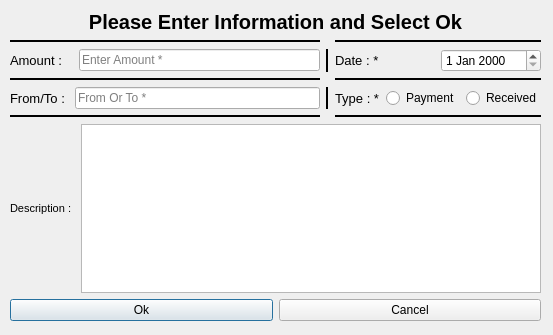
<?xml version="1.0" encoding="UTF-8"?>
<ui version="4.0">
 <class>Dialog</class>
 <widget class="QDialog" name="Dialog">
  <property name="geometry">
   <rect>
    <x>0</x>
    <y>0</y>
    <width>553</width>
    <height>335</height>
   </rect>
  </property>
  <property name="minimumSize">
   <size>
    <width>55</width>
    <height>335</height>
   </size>
  </property>
  <property name="maximumSize">
   <size>
    <width>555</width>
    <height>335</height>
   </size>
  </property>
  <property name="windowTitle">
   <string>Add</string>
  </property>
  <property name="windowIcon">
   <iconset>
    <normaloff>C:/Users/POOYA/Pictures/103-512.png</normaloff>C:/Users/POOYA/Pictures/103-512.png</iconset>
  </property>
  <widget class="QWidget" name="">
   <property name="geometry">
    <rect>
     <x>10</x>
     <y>10</y>
     <width>531</width>
     <height>311</height>
    </rect>
   </property>
   <layout class="QGridLayout" name="gridLayout_2">
    <item row="0" column="0" colspan="2">
     <layout class="QGridLayout" name="gridLayout">
      <item row="1" column="0">
       <widget class="Line" name="line_8">
        <property name="frameShadow">
         <enum>QFrame::Plain</enum>
        </property>
        <property name="lineWidth">
         <number>2</number>
        </property>
        <property name="orientation">
         <enum>Qt::Horizontal</enum>
        </property>
       </widget>
      </item>
      <item row="1" column="2">
       <widget class="Line" name="line">
        <property name="frameShadow">
         <enum>QFrame::Plain</enum>
        </property>
        <property name="lineWidth">
         <number>2</number>
        </property>
        <property name="orientation">
         <enum>Qt::Horizontal</enum>
        </property>
       </widget>
      </item>
      <item row="5" column="2">
       <widget class="Line" name="line_7">
        <property name="frameShadow">
         <enum>QFrame::Plain</enum>
        </property>
        <property name="lineWidth">
         <number>2</number>
        </property>
        <property name="orientation">
         <enum>Qt::Horizontal</enum>
        </property>
       </widget>
      </item>
      <item row="3" column="2">
       <widget class="Line" name="line_2">
        <property name="frameShadow">
         <enum>QFrame::Plain</enum>
        </property>
        <property name="lineWidth">
         <number>2</number>
        </property>
        <property name="orientation">
         <enum>Qt::Horizontal</enum>
        </property>
       </widget>
      </item>
      <item row="2" column="0">
       <layout class="QHBoxLayout" name="horizontalLayout">
        <item>
         <widget class="QLabel" name="txt_amount">
          <property name="font">
           <font>
            <pointsize>10</pointsize>
           </font>
          </property>
          <property name="text">
           <string>Amount :   </string>
          </property>
         </widget>
        </item>
        <item>
         <widget class="QLineEdit" name="input_amount">
          <property name="placeholderText">
           <string>Enter Amount *</string>
          </property>
         </widget>
        </item>
       </layout>
      </item>
      <item row="6" column="0" colspan="3">
       <layout class="QHBoxLayout" name="horizontalLayout_6">
        <item>
         <widget class="QLabel" name="txt_description">
          <property name="font">
           <font>
            <pointsize>8</pointsize>
           </font>
          </property>
          <property name="text">
           <string>Description : </string>
          </property>
         </widget>
        </item>
        <item>
         <widget class="QTextEdit" name="input_description"/>
        </item>
       </layout>
      </item>
      <item row="4" column="1">
       <widget class="Line" name="line_4">
        <property name="frameShadow">
         <enum>QFrame::Plain</enum>
        </property>
        <property name="lineWidth">
         <number>2</number>
        </property>
        <property name="orientation">
         <enum>Qt::Vertical</enum>
        </property>
       </widget>
      </item>
      <item row="2" column="2">
       <layout class="QHBoxLayout" name="horizontalLayout_5">
        <item>
         <widget class="QLabel" name="txt_date">
          <property name="font">
           <font>
            <pointsize>10</pointsize>
           </font>
          </property>
          <property name="text">
           <string>Date : *</string>
          </property>
         </widget>
        </item>
        <item>
         <widget class="QDateEdit" name="input_date"/>
        </item>
       </layout>
      </item>
      <item row="2" column="1">
       <widget class="Line" name="line_5">
        <property name="frameShadow">
         <enum>QFrame::Plain</enum>
        </property>
        <property name="lineWidth">
         <number>2</number>
        </property>
        <property name="orientation">
         <enum>Qt::Vertical</enum>
        </property>
       </widget>
      </item>
      <item row="4" column="0">
       <layout class="QHBoxLayout" name="horizontalLayout_4">
        <item>
         <widget class="QLabel" name="txt_fromorto">
          <property name="font">
           <font>
            <pointsize>10</pointsize>
           </font>
          </property>
          <property name="text">
           <string>From/To : </string>
          </property>
         </widget>
        </item>
        <item>
         <widget class="QLineEdit" name="input_fromorto">
          <property name="text">
           <string/>
          </property>
          <property name="placeholderText">
           <string>From Or To *</string>
          </property>
         </widget>
        </item>
       </layout>
      </item>
      <item row="0" column="0" colspan="3">
       <widget class="QLabel" name="txt_helper">
        <property name="font">
         <font>
          <pointsize>15</pointsize>
          <weight>75</weight>
          <bold>true</bold>
         </font>
        </property>
        <property name="frameShadow">
         <enum>QFrame::Plain</enum>
        </property>
        <property name="lineWidth">
         <number>2</number>
        </property>
        <property name="text">
         <string>Please Enter Information and Select Ok</string>
        </property>
        <property name="alignment">
         <set>Qt::AlignCenter</set>
        </property>
       </widget>
      </item>
      <item row="4" column="2">
       <layout class="QHBoxLayout" name="horizontalLayout_3">
        <item>
         <widget class="QLabel" name="txt_type">
          <property name="font">
           <font>
            <pointsize>10</pointsize>
           </font>
          </property>
          <property name="text">
           <string>Type : *</string>
          </property>
         </widget>
        </item>
        <item>
         <layout class="QHBoxLayout" name="horizontalLayout_2">
          <item>
           <widget class="QRadioButton" name="rdb_payment">
            <property name="text">
             <string>Payment</string>
            </property>
           </widget>
          </item>
          <item>
           <widget class="QRadioButton" name="rdb_received">
            <property name="text">
             <string>Received</string>
            </property>
           </widget>
          </item>
         </layout>
        </item>
       </layout>
      </item>
      <item row="3" column="0">
       <widget class="Line" name="line_6">
        <property name="frameShadow">
         <enum>QFrame::Plain</enum>
        </property>
        <property name="lineWidth">
         <number>2</number>
        </property>
        <property name="orientation">
         <enum>Qt::Horizontal</enum>
        </property>
       </widget>
      </item>
      <item row="5" column="0">
       <widget class="Line" name="line_3">
        <property name="frameShadow">
         <enum>QFrame::Plain</enum>
        </property>
        <property name="lineWidth">
         <number>2</number>
        </property>
        <property name="orientation">
         <enum>Qt::Horizontal</enum>
        </property>
       </widget>
      </item>
     </layout>
    </item>
    <item row="1" column="0">
     <widget class="QPushButton" name="btn_ok">
      <property name="text">
       <string>Ok</string>
      </property>
      <property name="checkable">
       <bool>false</bool>
      </property>
      <property name="autoRepeat">
       <bool>false</bool>
      </property>
      <property name="autoDefault">
       <bool>false</bool>
      </property>
      <property name="default">
       <bool>true</bool>
      </property>
     </widget>
    </item>
    <item row="1" column="1">
     <widget class="QPushButton" name="btn_cancel">
      <property name="text">
       <string>Cancel</string>
      </property>
      <property name="autoDefault">
       <bool>false</bool>
      </property>
     </widget>
    </item>
   </layout>
  </widget>
 </widget>
 <resources/>
 <connections/>
</ui>
